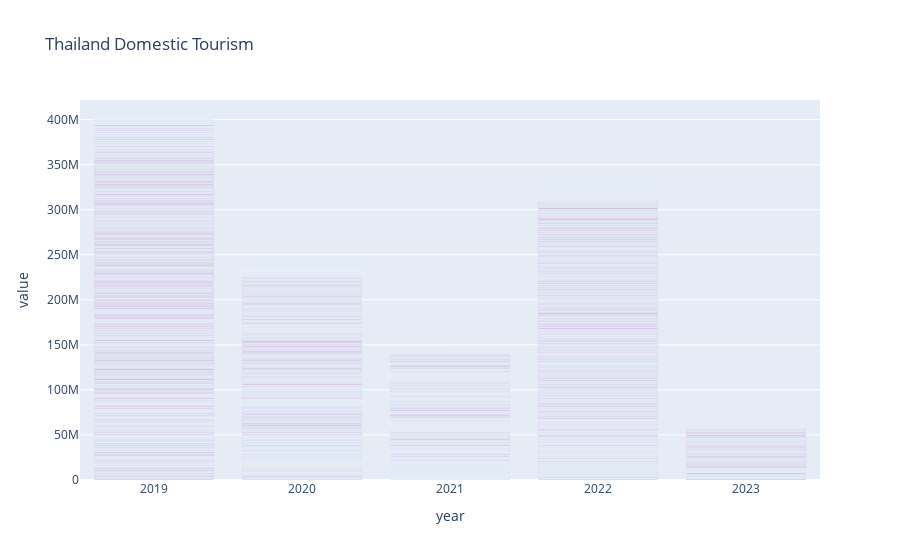

Here is the notebook cell this chart was saved with:
### Markdown cell above
GRPAHS

### Code cell
import plotly.express as px
fig = px.bar(df, 
             x='year', y='value', color_discrete_sequence=['purple'],
             title='Thailand Domestic Tourism', text='region_eng')
fig.show()

### Figure 1 — Plotly figure (JSON) as saved in the notebook; plotly's stock layout.template omitted (floating-point values rounded to 4 significant figures; data arrays with more than 128 entries replaced by an {"elided": "..."} marker saying what was removed)
{"data": [{"alignmentgroup": "True", "hovertemplate": "year=%{x}<br>value=%{y}<br>region_eng=%{text}<extra></extra>", "legendgroup": "", "marker": {"color": "purple", "pattern": {"shape": ""}}, "name": "", "offsetgroup": "", "orientation": "v", "showlegend": false, "text": {"elided": "30077 str values"}, "textposition": "auto", "type": "bar", "x": {"elided": "30077 int values"}, "xaxis": "x", "y": {"elided": "30077 float values"}, "yaxis": "y"}], "layout": {"barmode": "relative", "legend": {"tracegroupgap": 0}, "title": {"text": "Thailand Domestic Tourism"}, "xaxis": {"anchor": "y", "domain": [0, 1], "title": {"text": "year"}}, "yaxis": {"anchor": "x", "domain": [0, 1], "title": {"text": "value"}}}}
